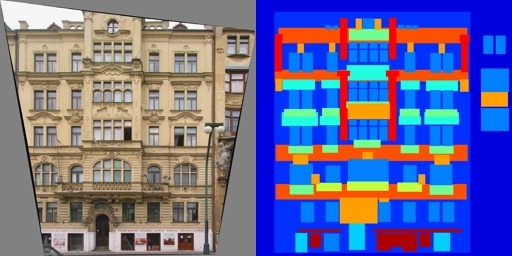
#> input picture generate/pytorch-CycleGAN-and-pix2pix/datasets/facades/test/104.jpg, 512 x 256 px, given as the content of the folder ../dataset/50kshoes_edges, which was not available
$ python combine_A_and_B.py   (older library calls are emulated)
#> lines starting #> are read from the running program, lines starting #| are printed output that depends on the picture
import os
import numpy as np
import cv2
import argparse
from multiprocessing import Pool


def image_write(path_A, path_B, path_AB):
    im_A = cv2.imread(path_A, 1) # python2: cv2.CV_LOAD_IMAGE_COLOR; python3: cv2.IMREAD_COLOR
    im_B = cv2.imread(path_B, 1) # python2: cv2.CV_LOAD_IMAGE_COLOR; python3: cv2.IMREAD_COLOR
    im_AB = np.concatenate([im_A, im_B], 1)
    cv2.imwrite(path_AB, im_AB)


parser = argparse.ArgumentParser('create image pairs')
parser.add_argument('--fold_A', dest='fold_A', help='input directory for image A', type=str, default='../dataset/50kshoes_edges')
parser.add_argument('--fold_B', dest='fold_B', help='input directory for image B', type=str, default='../dataset/50kshoes_jpg')
parser.add_argument('--fold_AB', dest='fold_AB', help='output directory', type=str, default='../dataset/test_AB')
parser.add_argument('--num_imgs', dest='num_imgs', help='number of images', type=int, default=1000000)
parser.add_argument('--use_AB', dest='use_AB', help='if true: (0001_A, 0001_B) to (0001_AB)', action='store_true')
parser.add_argument('--no_multiprocessing', dest='no_multiprocessing', help='If used, chooses single CPU execution instead of parallel execution', action='store_true',default=False)
args = parser.parse_args()

for arg in vars(args):
    print('[%s] = ' % arg, getattr(args, arg))

splits = os.listdir(args.fold_A)

if not args.no_multiprocessing:
    pool=Pool()

for sp in splits:
    img_fold_A = os.path.join(args.fold_A, sp)
    img_fold_B = os.path.join(args.fold_B, sp)
    img_list = os.listdir(img_fold_A)
    if args.use_AB:
        img_list = [img_path for img_path in img_list if '_A.' in img_path]

    num_imgs = min(args.num_imgs, len(img_list))
    print('split = %s, use %d/%d images' % (sp, num_imgs, len(img_list)))
    img_fold_AB = os.path.join(args.fold_AB, sp)
    if not os.path.isdir(img_fold_AB):
        os.makedirs(img_fold_AB)
    print('split = %s, number of images = %d' % (sp, num_imgs))
    for n in range(num_imgs):
        name_A = img_list[n]
        path_A = os.path.join(img_fold_A, name_A)
        if args.use_AB:
            name_B = name_A.replace('_A.', '_B.')
        else:
            name_B = name_A
        path_B = os.path.join(img_fold_B, name_B)
        if os.path.isfile(path_A) and os.path.isfile(path_B):
            name_AB = name_A
            if args.use_AB:
                name_AB = name_AB.replace('_A.', '.')  # remove _A
            path_AB = os.path.join(img_fold_AB, name_AB)
            if not args.no_multiprocessing:
                pool.apply_async(image_write, args=(path_A, path_B, path_AB))
#> in image_write, im_A is the input picture: shape (256, 512, 3); mean B, G, R 152.1, 107, 105.2
#> in image_write, `im_AB = np.concatenate([im_A, im_B], 1)`:
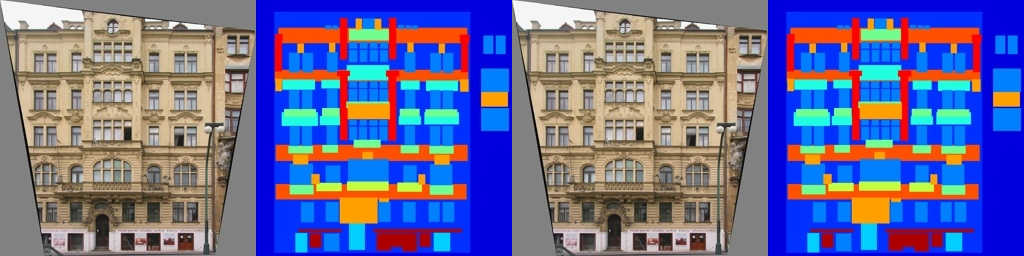
#> im_AB: shape (256, 1024, 3); mean B, G, R 152.1, 107, 105.2
            else:
                im_A = cv2.imread(path_A, 1) # python2: cv2.CV_LOAD_IMAGE_COLOR; python3: cv2.IMREAD_COLOR
                im_B = cv2.imread(path_B, 1) # python2: cv2.CV_LOAD_IMAGE_COLOR; python3: cv2.IMREAD_COLOR
                im_AB = np.concatenate([im_A, im_B], 1)
                cv2.imwrite(path_AB+'.jpg', im_AB)
if not args.no_multiprocessing:
    pool.close()
    pool.join()

$ run again, on generate/pytorch-CycleGAN-and-pix2pix/datasets/facades/train/120.jpg
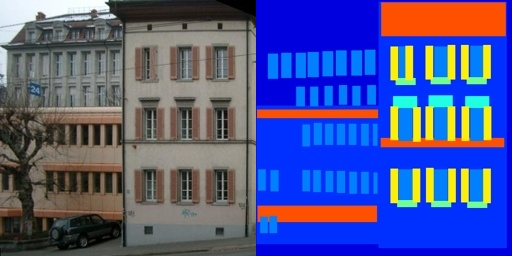
#> input picture generate/pytorch-CycleGAN-and-pix2pix/datasets/facades/train/120.jpg, 512 x 256 px, given as the content of the folder ../dataset/50kshoes_edges, which was not available
#> in image_write, im_A is the input picture: shape (256, 512, 3); mean B, G, R 144.6, 86.5, 78.4
#> in image_write, `im_AB = np.concatenate([im_A, im_B], 1)`:
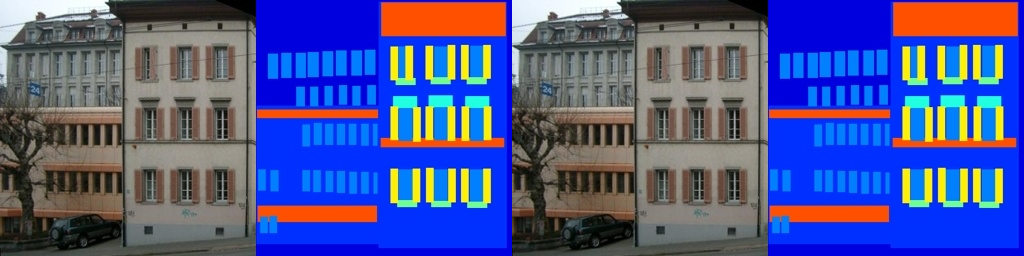
#> im_AB: shape (256, 1024, 3); mean B, G, R 144.6, 86.5, 78.4

$ run again, on generate/pytorch-CycleGAN-and-pix2pix/datasets/facades/train/149.jpg
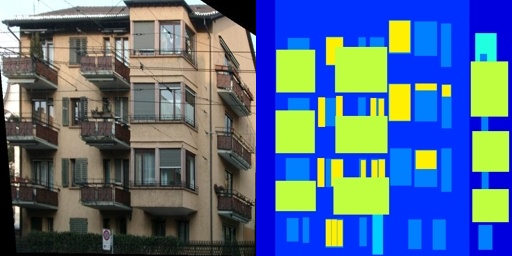
#> input picture generate/pytorch-CycleGAN-and-pix2pix/datasets/facades/train/149.jpg, 512 x 256 px, given as the content of the folder ../dataset/50kshoes_edges, which was not available
#> in image_write, im_A is the input picture: shape (256, 512, 3); mean B, G, R 136.7, 105.8, 82.7
#> in image_write, `im_AB = np.concatenate([im_A, im_B], 1)`:
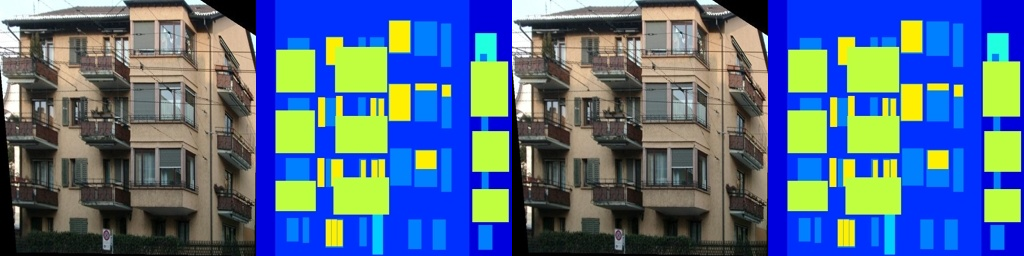
#> im_AB: shape (256, 1024, 3); mean B, G, R 136.7, 105.8, 82.7

$ run again, on generate/pytorch-CycleGAN-and-pix2pix/datasets/facades/val/13.jpg
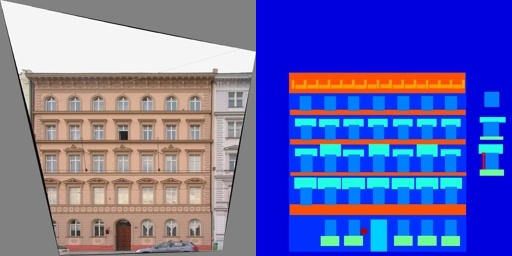
#> input picture generate/pytorch-CycleGAN-and-pix2pix/datasets/facades/val/13.jpg, 512 x 256 px, given as the content of the folder ../dataset/50kshoes_edges, which was not available
#> in image_write, im_A is the input picture: shape (256, 512, 3); mean B, G, R 174.9, 104.7, 102.2
#> in image_write, `im_AB = np.concatenate([im_A, im_B], 1)`:
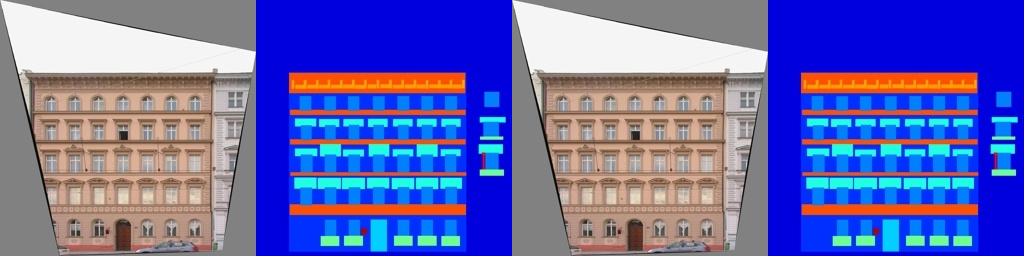
#> im_AB: shape (256, 1024, 3); mean B, G, R 174.9, 104.7, 102.2
